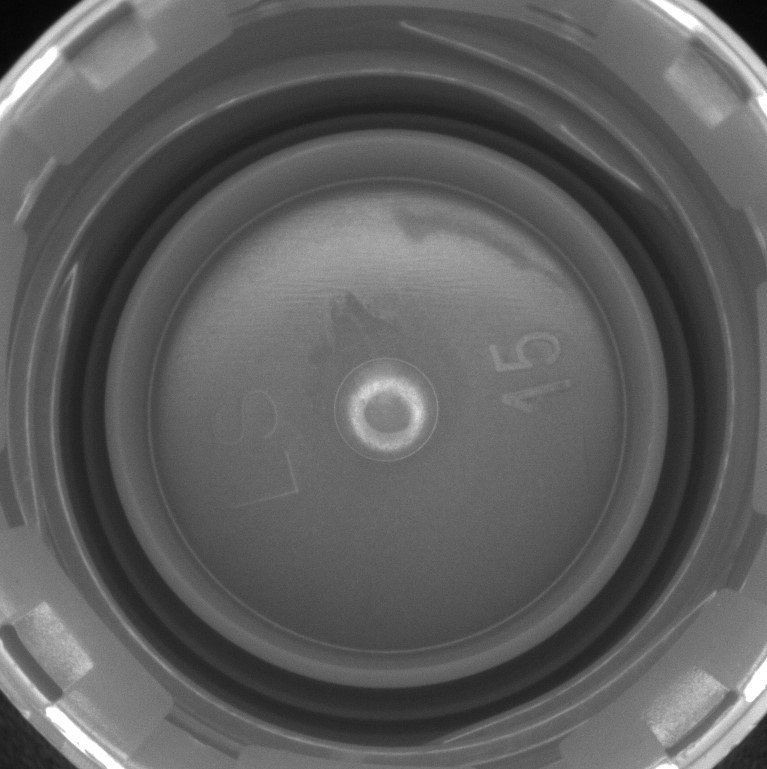
#> input picture red-base1.jpg, 767 x 769 px
$ python logo_FLANN.py
#> lines starting #> are read from the running program, lines starting #| are printed output that depends on the picture; after the words box and inside, x2 and y2 are one past the last pixel; in counts of white or black regions, pixels touching at a corner belong together; pictures that were not available may be replaced by others from this repository, and a replacement may not be noted
#基於FLANN的匹配器(FLANN based Matcher)定位圖片
import numpy as np
import cv2
from matplotlib import pyplot as plt
import time

def img_rotate(src, angel):
    h = src.shape[0]
    w = src.shape[1]

    center = (w // 2, h // 2)
    r = cv2.getRotationMatrix2D(center, angle, 1)
    # 調整旋轉後的長寬
    rotated_h = int((w * np.abs(r[0, 1]) + (h * np.abs(r[0, 0]))))
    rotated_w = int((h * np.abs(r[0, 1]) + (w * np.abs(r[0, 0]))))
    r[0, 2] += (rotated_w - w) // 2
    r[1, 2] += (rotated_h - h) // 2
    # 旋轉圖像
    rotated_img = cv2.warpAffine(src, r, (rotated_w, rotated_h))
    return rotated_img

all_begin_time = time.time()
all_start_time = all_begin_time

MIN_MATCH_COUNT = 10 # 設置最低特征點匹配數量為10
template = cv2.imread('red-base1.jpg')  # queryImage
#> template is the input picture: shape (769, 767, 3); min 6, max 255, mean 94.6
#target = cv2.imread('./folded20_4/unfloded_source.jpg')   # trainImage
target = cv2.imread('F:/project/bottlecap/red/ok/Image_20240202162541518.jpg') #('./cap/1red-5000.jpg')   # trainImage
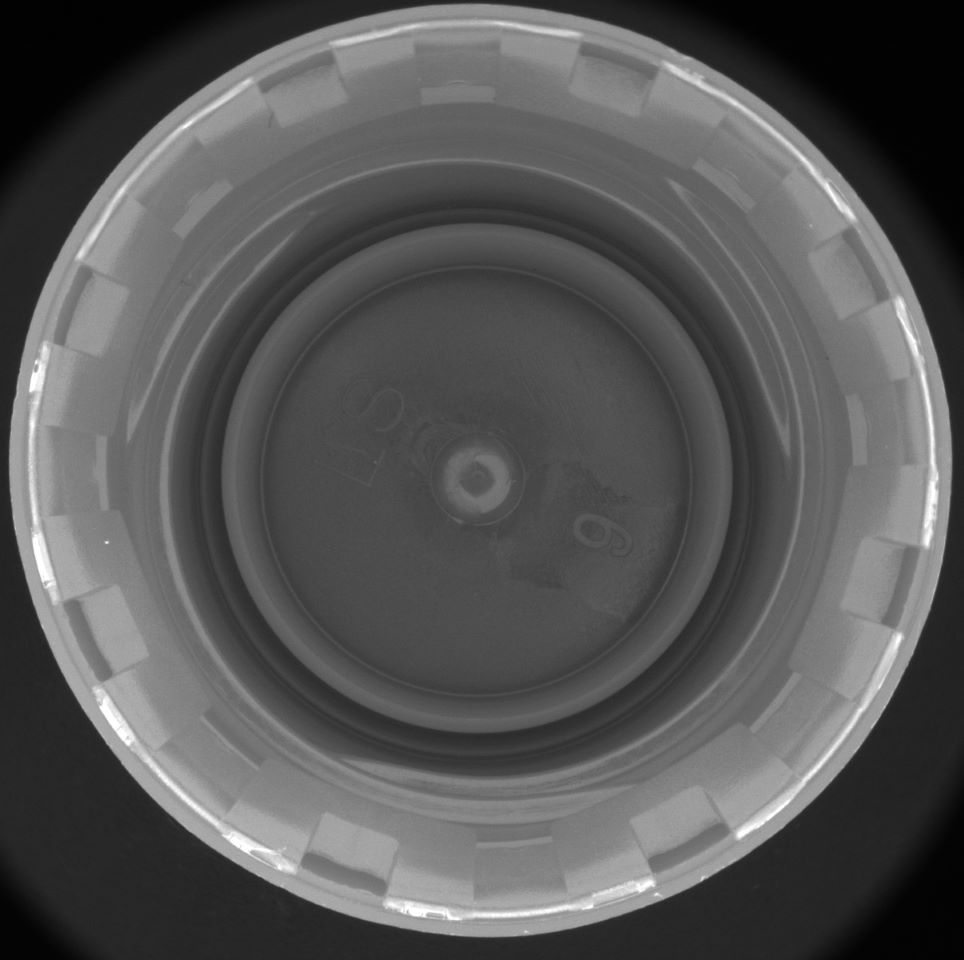
#> input picture cap/1red-5000.jpg, 964 x 960 px, given in place of Image_20240202162541518.jpg, which was not available
#> target is the input picture: shape (960, 964, 3); min 1, max 255, mean 86.5
#target = cv2.imread('F:/project/Golf/Data/34.jpg')   # trainImage

h, w, _ = target.shape
#> h = 960; w = 964
#target = target[0:h, 0:int((w/2)+(w/4))].copy()

target1 = target.copy()
template1 = template.copy()

# gray= cv2.cvtColor(target, cv2.COLOR_BGR2GRAY)

# Initiate SIFT detector創建sift檢測器
sift = cv2.SIFT_create()    # cv2.xfeatures2d.SIFT_create()
# find the keypoints and descriptors with SIFT
kp1, des1 = sift.detectAndCompute(template, None)
#> kp1 = 162 keypoints; strongest (x, y, size): (40, 61, 26.5), (63, 724, 26.5), (693, 20, 21.5), (27, 714, 6)
kp2, des2 = sift.detectAndCompute(target, None)
#> kp2 = 318 keypoints; strongest (x, y, size): (107, 542, 2), (114, 718, 32.9), (240, 844, 25.6), (641, 888, 26.8)

# 標示關鍵點
# flags：绘图功能的标识设置
# cv2.DRAW_MATCHES_FLAGS_DEFAULT：创建输出图像矩阵，使用现存的输出图像绘制匹配对和特征点，对每一个关键点只绘制中间点
# cv2.DRAW_MATCHES_FLAGS_DRAW_OVER_OUTIMG：不创建输出图像矩阵，而是在输出图像上绘制匹配对
# cv2.DRAW_MATCHES_FLAGS_DRAW_RICH_KEYPOINTS：常用--对每一个特征点绘制带大小和方向的关键点图形
# cv2.DRAW_MATCHES_FLAGS_NOT_DRAW_SINGLE_POINTS：单点的特征点不被绘制
cv2.drawKeypoints(template1, kp1, template1, (0,255,0),flags=cv2.DRAW_MATCHES_FLAGS_DRAW_RICH_KEYPOINTS)
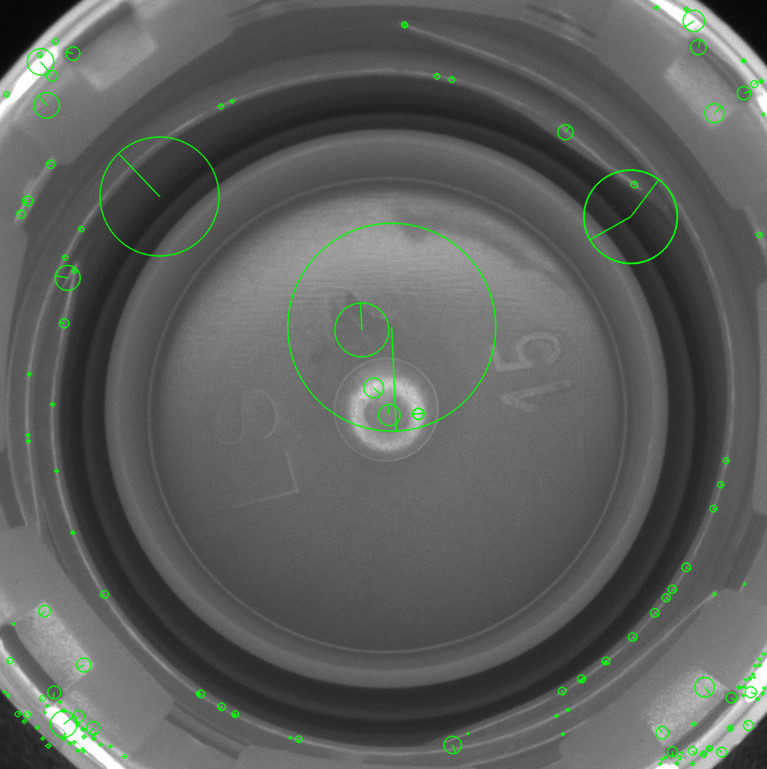
#> template1: shape (769, 767, 3); 2.26% of pixels changed, all inside (x1, y1, x2, y2) = (1, 5, 767, 766)
cv2.imshow('keyPoint1', template1)
cv2.drawKeypoints(target1, kp2, target1, (0,255,0),flags=cv2.DRAW_MATCHES_FLAGS_DRAW_RICH_KEYPOINTS)
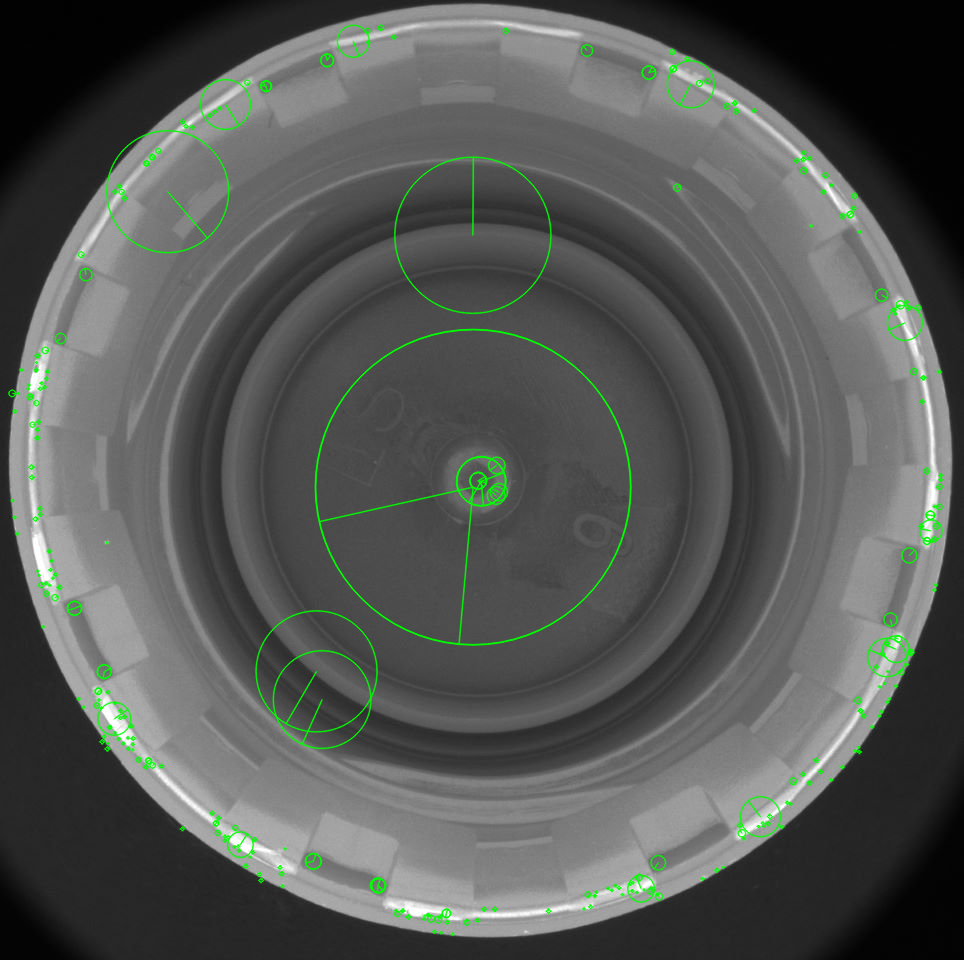
#> target1: shape (960, 964, 3); 2.48% of pixels changed, all inside (x1, y1, x2, y2) = (7, 24, 945, 937)
cv2.imshow('keyPoint2', target1)

# 創建設置FLANN匹配
FLANN_INDEX_KDTREE = 1
index_params = dict(algorithm=FLANN_INDEX_KDTREE, trees=5)
search_params = dict(checks=50)

# [10 lines of commented-out code are left out]

flann = cv2.FlannBasedMatcher(index_params, search_params)
matches = flann.knnMatch(des1, des2, k=2)
#> matches = 162 matches

# store all the good matches as per Lowe's ratio test.
matchType = type(matches[0])
#print(matchType)
good = []
if isinstance(matches[0], cv2.DMatch):
    good = matches
else:
    # 捨棄大於0.7的匹配
    for m, n in matches:
        if m.distance < 0.7*n.distance:
            good.append(m)
#> after the loop, good = 16 matches
'''
现在我们設置只有存在 10 个以上匹配时才去查找目标 MIN_MATCH_COUNT=10   否则显示報告消息  现在匹配不足
如果找到了足够的匹配  會提取两幅图像中匹配点的坐标。把它们传入到函数中計算和变换。一旦我们找到 3x3 的变换矩陣就可以使用它将查找图像的四个点变换到目标图像中去了。然后再绘制出来。
'''
# print(len(good))
if len(good)>=MIN_MATCH_COUNT:
    # 獲取關鍵點的坐標
    # type: cv2.DMatch
    # DMatch屬性
    #   distance: 描述符之間的距離，越小越好
    #   trainIdx: 目標圖像中的描述符索引
    #   queryIdx: 查詢圖像中的描述符索引
    #   imgIdx: 目標圖像的索引
    src_pts = np.float32([kp1[m.queryIdx].pt for m in good]).reshape(-1, 1, 2)
#> src_pts = 16 rows, first 8: [52.2, 403.9], [56.1, 470.5], [56.1, 470.5], [72.59, 532.3], [72.59, 532.3], [197.7, 693.1], [234.8, 713.7], [404.2, 24.35]
    dst_pts = np.float32([kp2[m.trainIdx].pt for m in good]).reshape(-1, 1, 2)
#> dst_pts = 16 rows, first 8: [929.9, 514.8], [929.9, 514.8], [929.9, 514.8], [929.9, 514.8], [929.9, 514.8], [929.9, 514.8], [929.9, 514.8], [676.7, 187.2]
    # print([kp1[m.queryIdx].angle for m in good])
    # print([kp2[m.trainIdx].angle for m in good])
    src_size = [kp1[m.queryIdx].size for m in good]
#> src_size = [4.33, 2.74, 2.74, 3.38, 3.38, 2.83, 6.75, 5.57, 5.55, 5.75, 2.08, 2.21, 2.36, 3.42, 6.89, 6]
    dst_size = [kp2[m.trainIdx].size for m in good]
#> dst_size = [8.6, 8.6, 8.6, 8.6, 8.6, 8.6, 8.6, 7.16, 4.87, 4.87, 8.6, 8.6, 8.6, 8.6, 8.6, 8.6]
    src_angle = [kp1[m.queryIdx].angle for m in good]
#> src_angle = [181.3, 169.5, 351.2, 159.2, 341.2, 305.8, 119, 299.5, 280.2, 281.1, 68.94, 237.7, 58.1, 49.58, 19.74, 11.18]
    dst_angle = [kp2[m.trainIdx].angle for m in good]
#> dst_angle = [188.9, 188.9, 8.56, 188.9, 8.56, 8.56, 188.9, 320.9, 232.2, 232.2, 188.9, 8.56, 188.9, 188.9, 188.9, 188.9]
    # print(len(src_angle), src_angle)
    # print(len(dst_angle), dst_angle)
    # print(len(src_size), src_size)
    # print(len(dst_size), dst_size)
    #print(m.distance, m.queryIdx, m.trainIdx, m.imgIdx)
    # 第三个参数 Method used to computed a homography matrix. The following methods are possible: #0 - a regular method using all the points
    # CV_RANSAC - RANSAC-based robust method
    # CV_LMEDS - Least-Median robust method
    # 第四个参数取值范围在 1 到 10  绝一个点对的 值。
    # 傳回值中 M 为变换矩陣。
    # 計算變換矩陣和MASK
    M, mask = cv2.findHomography(src_pts, dst_pts, cv2.RANSAC, 5.0) # cv2.RANSAC cv2.LMEDS
#> mask = [0, 0, 0, 0, 0, 0, 0, 0, 0, 0, 0, 0, 0, 0, 0, 0]
    matchesMask = mask.ravel().tolist()
#> matchesMask = [0, 0, 0, 0, 0, 0, 0, 0, 0, 0, 0, 0, 0, 0, 0, 0]
    # print(M)
    # print(mask)
    print(len(matchesMask), matchesMask)
#| 16 [0, 0, 0, 0, 0, 0, 0, 0, 0, 0, 0, 0, 0, 0, 0, 0]
    h1 = template.shape[0]
#> h1 = 769
    w1 = template.shape[1]
#> w1 = 767
    # 使用得到的變換矩陣對原圖像的四個角進行變換，獲得在目標圖像上對應的坐標
    pts = np.float32([[0, 0], [0, h1-1], [w1-1, h1-1], [w1-1, 0]]).reshape(-1, 1, 2)
#> pts = [[0, 0], [0, 768], [766, 768], [766, 0]]
#> (the run stopped early here; a loop or call above may not have finished)
